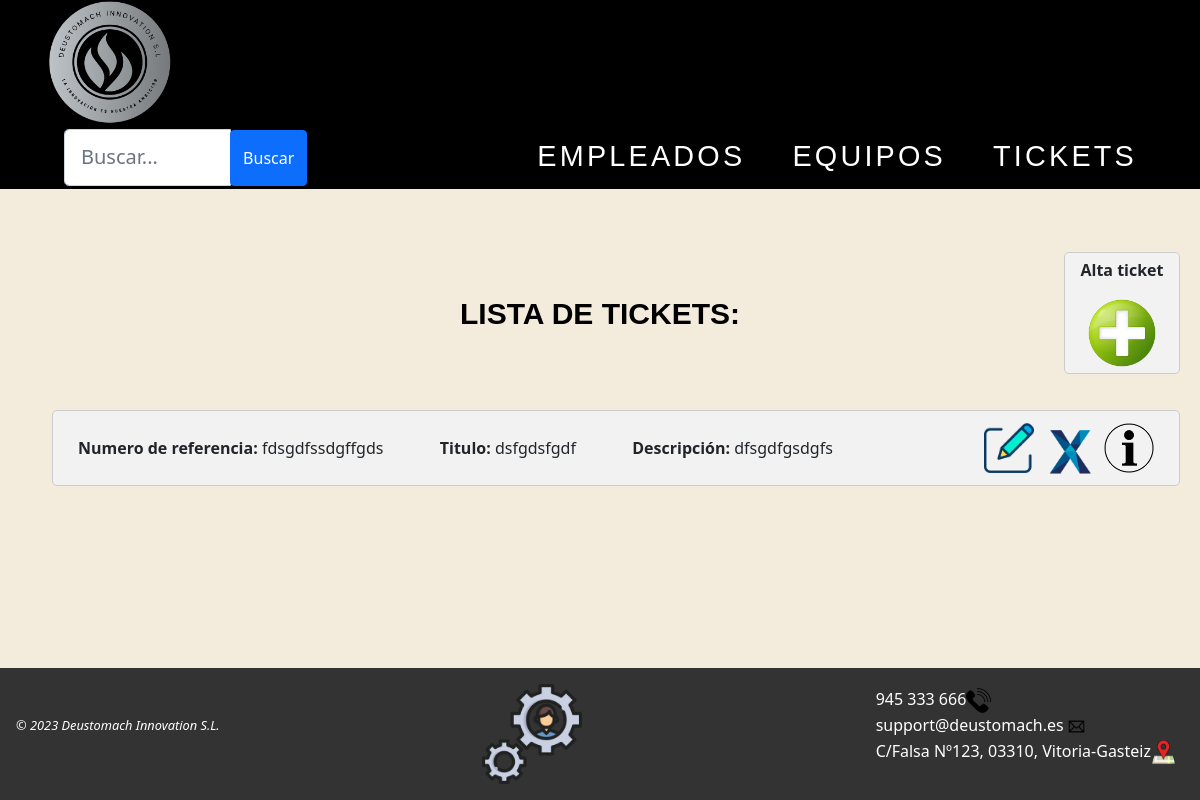
The page /AppWeb/listadoTickets/ on the database as committed earlier.
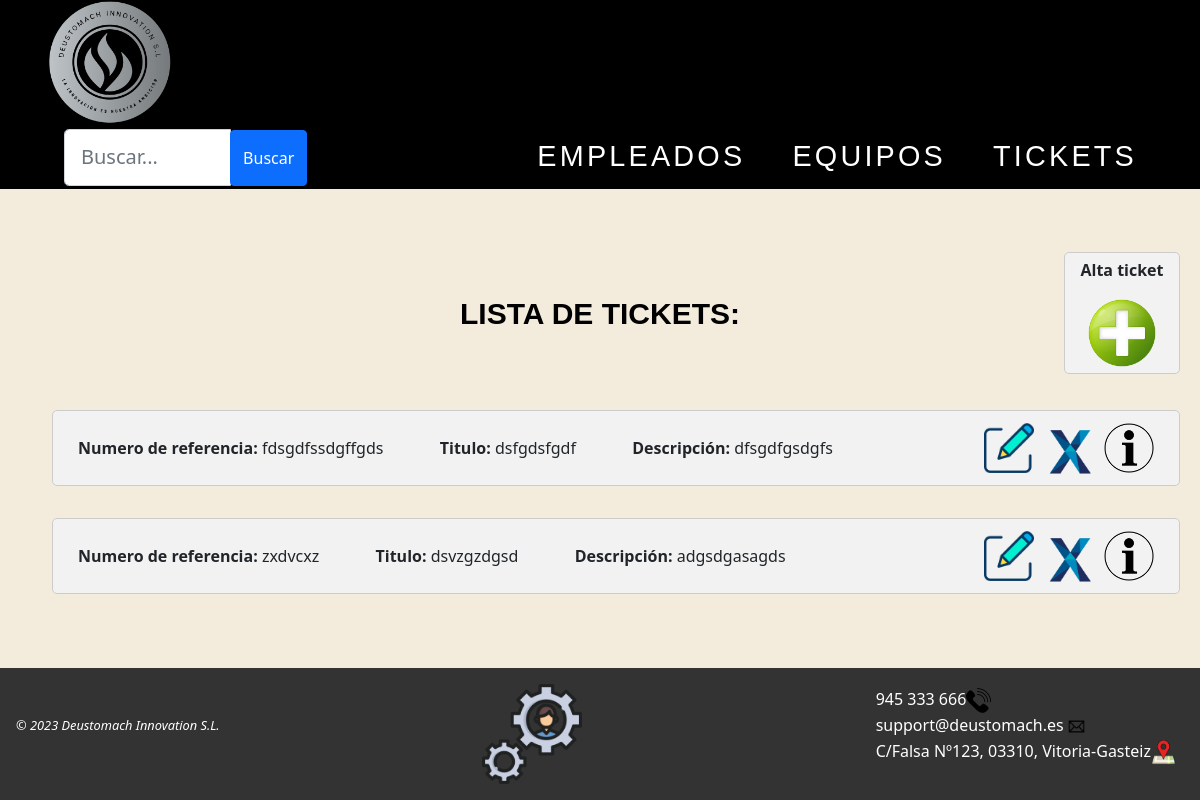
The same page on the database as committed later.
### AppWeb/models.py (models this page shows, shortened)
class Ticket(models.Model):
    nref = models.CharField(max_length = 20, unique=True)
    titulo = models.CharField(max_length = 10)
    descripcion = models.CharField(max_length = 50)
    fechaApertura = models.DateField(null=True, blank=True)
    fechaResolucion = models.DateField(null=True, blank=True)
    nivelUrgencia = models.ForeignKey('NivelUrgencia', on_delete=models.CASCADE) # relación one-to-many para seleccionar el nivel de urgencia
    tipo = models.ForeignKey('TipoTicket', on_delete=models.CASCADE) # relación one-to-many para seleccionar el tipo de ticket
    estado = models.ForeignKey('EstadoTicket', on_delete=models.CASCADE) # relación one-to-many para seleccionar el estado del ticket
    empleado = models.ForeignKey('Empleado', on_delete=models.CASCADE, default="") # relación one-to-many, un ticket solo es atendido por un empleado
    equipo = models.ForeignKey('Equipo', on_delete=models.CASCADE, default="") # relación one-to-many, un ticket solo puede tener un equipo
    comentarios = models.CharField(max_length = 40)

### AppWeb/views.py (the view)
# urls.py: path('AppWeb/listadoTickets/', views.ListaTicket.as_view(), name='listado-ticket'),
class ListaTicket(ListView):
    model = Ticket
    template_name = 'listadoTickets.html'
    context_object_name = 'tickets'
    def get_queryset(self):
        queryset = super().get_queryset()
        busqueda = self.request.GET.get("buscar")
        if busqueda:
            queryset = queryset.filter(
                Q(nref__icontains=busqueda) |
                Q(titulo__icontains=busqueda) |
                Q(descripcion__icontains=busqueda)
            ).distinct()
        return queryset

### AppWeb/Templates/listadoTickets.html (shortened to what this page needs)
{% extends "homeTickets.html" %}
{% load static %}
{% block contenido %}
<div class="contenido">
    <div id="totalalta">
        <div id="titulos">
            <h1>LISTA DE TICKETS:</h1>
        </div>
        <div id="mas">
            <p><b>Alta ticket</b></p>
            <a href="{% url 'gestion:crear-ticket' %}"><img class="centrado" src="{% static 'images/añadirusr.png' %}"
                    width="70px" title="Crear un empleado nuevo"></a>
        </div>
        {% if object_list %}
        {% for ti in object_list %}
        <ul>
            <div class="objetos">
                <b>Numero de referencia: </b>{{ti.nref}}</span> &emsp;&emsp;&emsp;
                <b>Titulo: </b>{{ti.titulo}}</span> &emsp;&emsp;&emsp;
                <b>Descripción: </b>{{ti.descripcion}}</span>
                <a id="objetos1" href="{% url 'gestion:detalle-ticket' ti.id %}"><img
                        src="{% static 'images/info.png' %}" title="Pulsa para ver los detalles del ticket"
                        width="50px"></a>
                <a id="objetos1" href="{% url 'gestion:borrar-ticket' ti.id %}"><img
                        src="{% static 'images/delete.png' %}" title="Haz clic para eliminar al ticket"
                        width="50px"></a>
                <a id="objetos1" href="{% url 'gestion:modificar-ticket' ti.id %}"><img
                        src="{% static 'images/editar.png' %}" title="Haz clic para editar este ticket"
                        width="50px"></a>
            </div>
        </ul>
        {% endfor %}
        {% else %}
        <h1>No hay tickets disponibles</h1>
        {% endif %}
    </div>
    {% endblock %}

Rows that differ between the two databases and show on the page:
added Ticket: nref "zxdvcxz", titulo "dsvzgzdgsd", descripcion "adgsdgasagds"
